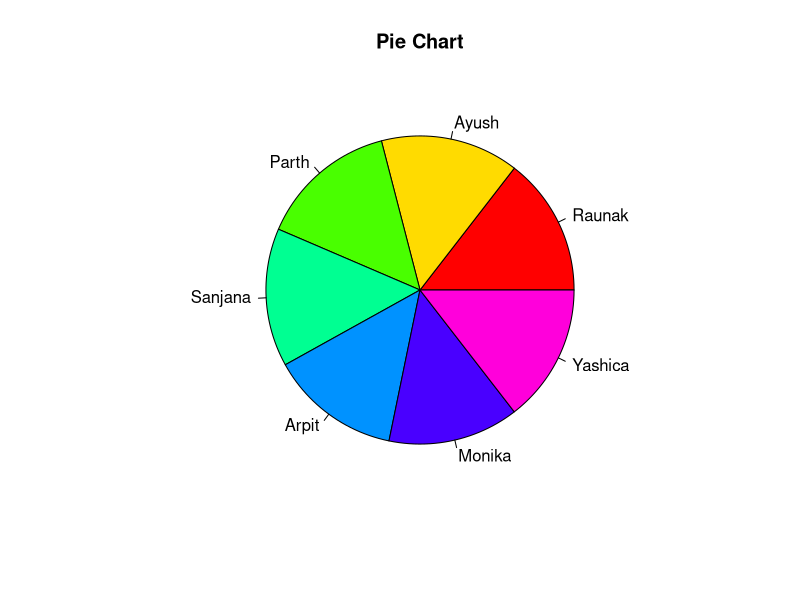

Recreate this plot in R.
fronts <- c("Raunak", "Ayush", "Parth", "Sanjana", "Arpit","Monika", "Yashica")
Age <- c(18, 18, 18, 18, 17, 17, 18)
pie(Age,labels = fronts, main = "Pie Chart", col = rainbow(length(Age)))
